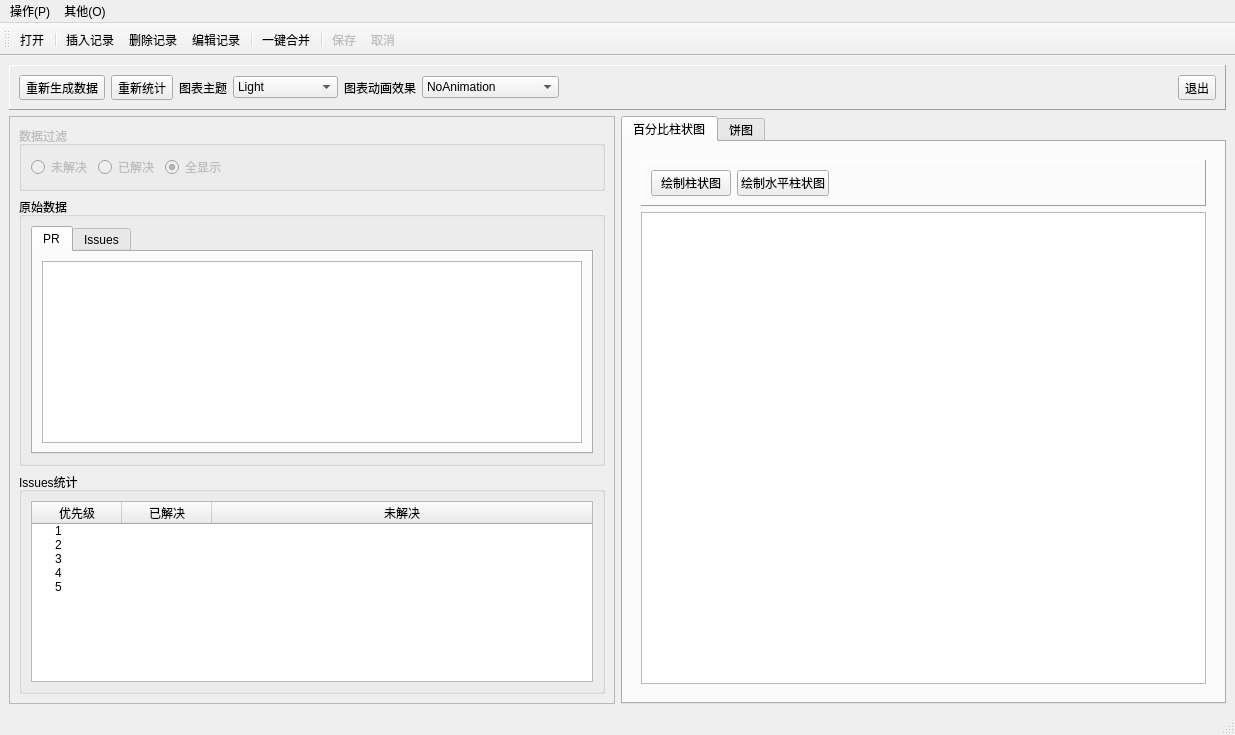
<?xml version="1.0" encoding="UTF-8"?>
<ui version="4.0">
 <class>MainWindow</class>
 <widget class="QMainWindow" name="MainWindow">
  <property name="geometry">
   <rect>
    <x>0</x>
    <y>0</y>
    <width>1235</width>
    <height>735</height>
   </rect>
  </property>
  <property name="windowTitle">
   <string>MainWindow</string>
  </property>
  <widget class="QWidget" name="centralwidget">
   <layout class="QGridLayout" name="gridLayout">
    <item row="1" column="0">
     <widget class="QFrame" name="frameData">
      <property name="frameShape">
       <enum>QFrame::StyledPanel</enum>
      </property>
      <property name="frameShadow">
       <enum>QFrame::Raised</enum>
      </property>
      <layout class="QVBoxLayout" name="verticalLayout_5">
       <item>
        <widget class="QGroupBox" name="groupBoxFilter">
         <property name="enabled">
          <bool>false</bool>
         </property>
         <property name="title">
          <string>数据过滤</string>
         </property>
         <layout class="QHBoxLayout" name="horizontalLayout_7">
          <item>
           <widget class="QRadioButton" name="radioBtnMan">
            <property name="text">
             <string>未解决</string>
            </property>
           </widget>
          </item>
          <item>
           <widget class="QRadioButton" name="radioBtnWoman">
            <property name="text">
             <string>已解决</string>
            </property>
           </widget>
          </item>
          <item>
           <widget class="QRadioButton" name="radioBtnBoth">
            <property name="text">
             <string>全显示</string>
            </property>
            <property name="checked">
             <bool>true</bool>
            </property>
           </widget>
          </item>
          <item>
           <spacer name="horizontalSpacer_3">
            <property name="orientation">
             <enum>Qt::Horizontal</enum>
            </property>
            <property name="sizeHint" stdset="0">
             <size>
              <width>115</width>
              <height>20</height>
             </size>
            </property>
           </spacer>
          </item>
         </layout>
        </widget>
       </item>
       <item>
        <widget class="QGroupBox" name="groupBoxGrade">
         <property name="title">
          <string>原始数据</string>
         </property>
         <layout class="QVBoxLayout" name="verticalLayout">
          <item>
           <widget class="QTabWidget" name="tabWidget_2">
            <property name="currentIndex">
             <number>0</number>
            </property>
            <widget class="QWidget" name="PR_tab">
             <attribute name="title">
              <string>PR</string>
             </attribute>
             <layout class="QVBoxLayout" name="verticalLayout_7">
              <item>
               <widget class="QTableView" name="PR_view"/>
              </item>
             </layout>
            </widget>
            <widget class="QWidget" name="Issues_tab">
             <attribute name="title">
              <string>Issues</string>
             </attribute>
             <layout class="QVBoxLayout" name="verticalLayout_6">
              <item>
               <widget class="QTableView" name="Issues_view"/>
              </item>
             </layout>
            </widget>
           </widget>
          </item>
         </layout>
        </widget>
       </item>
       <item>
        <widget class="QGroupBox" name="groupBoxCount">
         <property name="title">
          <string>Issues统计</string>
         </property>
         <layout class="QHBoxLayout" name="horizontalLayout">
          <item>
           <widget class="QTreeWidget" name="treeWidget">
            <property name="editTriggers">
             <set>QAbstractItemView::NoEditTriggers</set>
            </property>
            <attribute name="headerMinimumSectionSize">
             <number>31</number>
            </attribute>
            <attribute name="headerDefaultSectionSize">
             <number>90</number>
            </attribute>
            <column>
             <property name="text">
              <string>优先级</string>
             </property>
             <property name="textAlignment">
              <set>AlignCenter</set>
             </property>
            </column>
            <column>
             <property name="text">
              <string>已解决</string>
             </property>
             <property name="textAlignment">
              <set>AlignCenter</set>
             </property>
            </column>
            <column>
             <property name="text">
              <string>未解决</string>
             </property>
             <property name="textAlignment">
              <set>AlignCenter</set>
             </property>
            </column>
            <item>
             <property name="text">
              <string>1</string>
             </property>
            </item>
            <item>
             <property name="text">
              <string>2</string>
             </property>
            </item>
            <item>
             <property name="text">
              <string>3</string>
             </property>
            </item>
            <item>
             <property name="text">
              <string>4</string>
             </property>
            </item>
            <item>
             <property name="text">
              <string>5</string>
             </property>
            </item>
           </widget>
          </item>
         </layout>
        </widget>
       </item>
      </layout>
     </widget>
    </item>
    <item row="0" column="0" colspan="2">
     <widget class="QFrame" name="frameHead">
      <property name="sizePolicy">
       <sizepolicy hsizetype="Preferred" vsizetype="Fixed">
        <horstretch>0</horstretch>
        <verstretch>0</verstretch>
       </sizepolicy>
      </property>
      <property name="frameShape">
       <enum>QFrame::Panel</enum>
      </property>
      <property name="frameShadow">
       <enum>QFrame::Raised</enum>
      </property>
      <layout class="QHBoxLayout" name="horizontalLayout_2">
       <item>
        <widget class="QToolButton" name="toolBtn_GenData">
         <property name="toolTip">
          <string>重新生成数据并统计</string>
         </property>
         <property name="text">
          <string>重新生成数据</string>
         </property>
         <property name="icon">
          <iconset resource="res.qrc">
           <normaloff>:/icons/images/828.bmp</normaloff>:/icons/images/828.bmp</iconset>
         </property>
         <property name="toolButtonStyle">
          <enum>Qt::ToolButtonTextBesideIcon</enum>
         </property>
        </widget>
       </item>
       <item>
        <widget class="QToolButton" name="toolBtn_Counting">
         <property name="toolTip">
          <string>重新统计</string>
         </property>
         <property name="text">
          <string>重新统计</string>
         </property>
         <property name="icon">
          <iconset resource="res.qrc">
           <normaloff>:/icons/images/216.GIF</normaloff>:/icons/images/216.GIF</iconset>
         </property>
         <property name="toolButtonStyle">
          <enum>Qt::ToolButtonTextBesideIcon</enum>
         </property>
        </widget>
       </item>
       <item>
        <widget class="QLabel" name="label">
         <property name="text">
          <string>图表主题</string>
         </property>
        </widget>
       </item>
       <item>
        <widget class="QComboBox" name="comboTheme">
         <item>
          <property name="text">
           <string>Light</string>
          </property>
         </item>
         <item>
          <property name="text">
           <string>BlueCerulean</string>
          </property>
         </item>
         <item>
          <property name="text">
           <string>Dark</string>
          </property>
         </item>
         <item>
          <property name="text">
           <string>BrownSand</string>
          </property>
         </item>
         <item>
          <property name="text">
           <string>BlueNcs</string>
          </property>
         </item>
         <item>
          <property name="text">
           <string>HighContrast</string>
          </property>
         </item>
         <item>
          <property name="text">
           <string>Bluelcy</string>
          </property>
         </item>
         <item>
          <property name="text">
           <string>Qt</string>
          </property>
         </item>
        </widget>
       </item>
       <item>
        <widget class="QLabel" name="label_2">
         <property name="text">
          <string>图表动画效果</string>
         </property>
        </widget>
       </item>
       <item>
        <widget class="QComboBox" name="comboAnimation">
         <item>
          <property name="text">
           <string>NoAnimation</string>
          </property>
         </item>
         <item>
          <property name="text">
           <string>GridAxisAnimations</string>
          </property>
         </item>
         <item>
          <property name="text">
           <string>SeriesAnimations</string>
          </property>
         </item>
         <item>
          <property name="text">
           <string>AllAnimations</string>
          </property>
         </item>
        </widget>
       </item>
       <item>
        <spacer name="horizontalSpacer">
         <property name="orientation">
          <enum>Qt::Horizontal</enum>
         </property>
         <property name="sizeHint" stdset="0">
          <size>
           <width>40</width>
           <height>20</height>
          </size>
         </property>
        </spacer>
       </item>
       <item>
        <widget class="QToolButton" name="toolBtnQuit">
         <property name="toolTip">
          <string>退出</string>
         </property>
         <property name="text">
          <string>退出</string>
         </property>
         <property name="icon">
          <iconset resource="res.qrc">
           <normaloff>:/icons/images/132.bmp</normaloff>:/icons/images/132.bmp</iconset>
         </property>
         <property name="toolButtonStyle">
          <enum>Qt::ToolButtonTextBesideIcon</enum>
         </property>
        </widget>
       </item>
      </layout>
     </widget>
    </item>
    <item row="1" column="1">
     <widget class="QTabWidget" name="tabWidget">
      <property name="currentIndex">
       <number>0</number>
      </property>
      <widget class="QWidget" name="tabPercentBar">
       <attribute name="icon">
        <iconset resource="res.qrc">
         <normaloff>:/icons/images/f14.ico</normaloff>:/icons/images/f14.ico</iconset>
       </attribute>
       <attribute name="title">
        <string>百分比柱状图</string>
       </attribute>
       <layout class="QHBoxLayout" name="horizontalLayout_4">
        <item>
         <widget class="QWidget" name="widgetPercentBar" native="true">
          <layout class="QVBoxLayout" name="verticalLayout_10">
           <item>
            <widget class="QFrame" name="framePercentBar">
             <property name="frameShape">
              <enum>QFrame::Panel</enum>
             </property>
             <property name="frameShadow">
              <enum>QFrame::Raised</enum>
             </property>
             <layout class="QHBoxLayout" name="horizontalLayout_12">
              <item>
               <widget class="QPushButton" name="btnPercentBar">
                <property name="text">
                 <string>绘制柱状图</string>
                </property>
               </widget>
              </item>
              <item>
               <widget class="QPushButton" name="btnPercentBarH">
                <property name="text">
                 <string>绘制水平柱状图</string>
                </property>
               </widget>
              </item>
              <item>
               <spacer name="hSpacerPercentBar">
                <property name="orientation">
                 <enum>Qt::Horizontal</enum>
                </property>
                <property name="sizeHint" stdset="0">
                 <size>
                  <width>225</width>
                  <height>20</height>
                 </size>
                </property>
               </spacer>
              </item>
             </layout>
            </widget>
           </item>
           <item>
            <widget class="QmyChartView" name="chartViewPercentBar"/>
           </item>
          </layout>
         </widget>
        </item>
       </layout>
      </widget>
      <widget class="QWidget" name="tabPieChart">
       <attribute name="icon">
        <iconset resource="res.qrc">
         <normaloff>:/icons/images/43.ico</normaloff>:/icons/images/43.ico</iconset>
       </attribute>
       <attribute name="title">
        <string>饼图</string>
       </attribute>
       <layout class="QVBoxLayout" name="verticalLayout_11">
        <item>
         <widget class="QWidget" name="widgetPieBar" native="true">
          <layout class="QVBoxLayout" name="verticalLayout_8">
           <item>
            <widget class="QFrame" name="framePie">
             <property name="frameShape">
              <enum>QFrame::Panel</enum>
             </property>
             <property name="frameShadow">
              <enum>QFrame::Raised</enum>
             </property>
             <layout class="QHBoxLayout" name="horizontalLayout_3">
              <item>
               <widget class="QLabel" name="labelAanlyze">
                <property name="text">
                 <string>数据分析</string>
                </property>
               </widget>
              </item>
              <item>
               <widget class="QComboBox" name="comboCourse">
                <item>
                 <property name="text">
                  <string>已解决</string>
                 </property>
                </item>
                <item>
                 <property name="text">
                  <string>未解决</string>
                 </property>
                </item>
               </widget>
              </item>
              <item>
               <widget class="QPushButton" name="btnDrawPieChart">
                <property name="text">
                 <string>绘制饼图</string>
                </property>
               </widget>
              </item>
              <item>
               <widget class="QLabel" name="labelHole">
                <property name="text">
                 <string>HoleSize</string>
                </property>
               </widget>
              </item>
              <item>
               <widget class="QDoubleSpinBox" name="spinHoleSize">
                <property name="maximum">
                 <double>1.000000000000000</double>
                </property>
                <property name="singleStep">
                 <double>0.100000000000000</double>
                </property>
               </widget>
              </item>
              <item>
               <widget class="QLabel" name="labelPie">
                <property name="text">
                 <string>PieSize</string>
                </property>
               </widget>
              </item>
              <item>
               <widget class="QDoubleSpinBox" name="spinPieSize">
                <property name="maximum">
                 <double>1.000000000000000</double>
                </property>
                <property name="singleStep">
                 <double>0.100000000000000</double>
                </property>
                <property name="value">
                 <double>0.700000000000000</double>
                </property>
               </widget>
              </item>
              <item>
               <widget class="QCheckBox" name="chkBoxPieLegend">
                <property name="text">
                 <string>显示图例</string>
                </property>
                <property name="checked">
                 <bool>true</bool>
                </property>
               </widget>
              </item>
              <item>
               <spacer name="horizontalSpacer_2">
                <property name="orientation">
                 <enum>Qt::Horizontal</enum>
                </property>
                <property name="sizeHint" stdset="0">
                 <size>
                  <width>13</width>
                  <height>20</height>
                 </size>
                </property>
               </spacer>
              </item>
             </layout>
            </widget>
           </item>
           <item>
            <widget class="QmyChartView" name="chartViewPie"/>
           </item>
          </layout>
         </widget>
        </item>
       </layout>
      </widget>
     </widget>
    </item>
   </layout>
  </widget>
  <widget class="QStatusBar" name="statusbar"/>
  <widget class="QMenuBar" name="menubar">
   <property name="geometry">
    <rect>
     <x>0</x>
     <y>0</y>
     <width>1235</width>
     <height>30</height>
    </rect>
   </property>
   <widget class="QMenu" name="menu_F">
    <property name="title">
     <string>操作(P)</string>
    </property>
    <addaction name="actOpenDB"/>
    <addaction name="separator"/>
    <addaction name="actRecInsert"/>
    <addaction name="actRecDelete"/>
    <addaction name="actRecEdit"/>
    <addaction name="separator"/>
    <addaction name="actScan"/>
   </widget>
   <widget class="QMenu" name="menu">
    <property name="title">
     <string>其他(O)</string>
    </property>
    <addaction name="separator"/>
    <addaction name="actSubmit"/>
    <addaction name="actRevert"/>
   </widget>
   <addaction name="menu_F"/>
   <addaction name="menu"/>
  </widget>
  <widget class="QToolBar" name="toolBar">
   <property name="enabled">
    <bool>true</bool>
   </property>
   <property name="windowTitle">
    <string>toolBar</string>
   </property>
   <property name="toolButtonStyle">
    <enum>Qt::ToolButtonTextUnderIcon</enum>
   </property>
   <attribute name="toolBarArea">
    <enum>TopToolBarArea</enum>
   </attribute>
   <attribute name="toolBarBreak">
    <bool>false</bool>
   </attribute>
   <addaction name="actOpenDB"/>
   <addaction name="separator"/>
   <addaction name="actRecInsert"/>
   <addaction name="actRecDelete"/>
   <addaction name="actRecEdit"/>
   <addaction name="separator"/>
   <addaction name="actScan"/>
   <addaction name="separator"/>
   <addaction name="actSubmit"/>
   <addaction name="actRevert"/>
  </widget>
  <action name="actRecInsert">
   <property name="enabled">
    <bool>true</bool>
   </property>
   <property name="icon">
    <iconset resource="res.qrc">
     <normaloff>:/icons/images/306.bmp</normaloff>:/icons/images/306.bmp</iconset>
   </property>
   <property name="text">
    <string>插入记录</string>
   </property>
   <property name="toolTip">
    <string>插入记录</string>
   </property>
   <property name="shortcut">
    <string>Ctrl+L</string>
   </property>
  </action>
  <action name="actRecDelete">
   <property name="enabled">
    <bool>true</bool>
   </property>
   <property name="icon">
    <iconset resource="res.qrc">
     <normaloff>:/icons/images/delete1.bmp</normaloff>:/icons/images/delete1.bmp</iconset>
   </property>
   <property name="text">
    <string>删除记录</string>
   </property>
   <property name="toolTip">
    <string>删除记录</string>
   </property>
   <property name="shortcut">
    <string>Ctrl+D</string>
   </property>
  </action>
  <action name="actRecEdit">
   <property name="enabled">
    <bool>true</bool>
   </property>
   <property name="icon">
    <iconset resource="res.qrc">
     <normaloff>:/icons/images/kiwi_edit.png</normaloff>:/icons/images/kiwi_edit.png</iconset>
   </property>
   <property name="text">
    <string>编辑记录</string>
   </property>
   <property name="toolTip">
    <string>编辑记录</string>
   </property>
   <property name="shortcut">
    <string>Ctrl+E</string>
   </property>
  </action>
  <action name="actScan">
   <property name="enabled">
    <bool>true</bool>
   </property>
   <property name="icon">
    <iconset resource="res.qrc">
     <normaloff>:/icons/images/up.bmp</normaloff>:/icons/images/up.bmp</iconset>
   </property>
   <property name="text">
    <string>一键合并</string>
   </property>
   <property name="toolTip">
    <string>一键合并</string>
   </property>
   <property name="shortcut">
    <string>Ctrl+S</string>
   </property>
  </action>
  <action name="actSubmit">
   <property name="enabled">
    <bool>false</bool>
   </property>
   <property name="icon">
    <iconset resource="res.qrc">
     <normaloff>:/icons/images/save1.bmp</normaloff>:/icons/images/save1.bmp</iconset>
   </property>
   <property name="text">
    <string>保存</string>
   </property>
   <property name="toolTip">
    <string>保存修改</string>
   </property>
   <property name="shortcut">
    <string>Ctrl+S</string>
   </property>
  </action>
  <action name="actRevert">
   <property name="enabled">
    <bool>false</bool>
   </property>
   <property name="icon">
    <iconset resource="res.qrc">
     <normaloff>:/icons/images/ubdo.bmp</normaloff>:/icons/images/ubdo.bmp</iconset>
   </property>
   <property name="text">
    <string>取消</string>
   </property>
   <property name="toolTip">
    <string>取消修改</string>
   </property>
   <property name="shortcut">
    <string>Ctrl+R</string>
   </property>
  </action>
  <action name="actOpenDB">
   <property name="icon">
    <iconset resource="res.qrc">
     <normaloff>:/icons/images/open3.bmp</normaloff>:/icons/images/open3.bmp</iconset>
   </property>
   <property name="text">
    <string>打开</string>
   </property>
   <property name="toolTip">
    <string>打开数据库</string>
   </property>
   <property name="shortcut">
    <string>Ctrl+O</string>
   </property>
  </action>
 </widget>
 <customwidgets>
  <customwidget>
   <class>QmyChartView</class>
   <extends>QGraphicsView</extends>
   <header>myChartView</header>
  </customwidget>
 </customwidgets>
 <resources>
  <include location="res.qrc"/>
 </resources>
 <connections>
  <connection>
   <sender>toolBtnQuit</sender>
   <signal>clicked()</signal>
   <receiver>MainWindow</receiver>
   <slot>close()</slot>
   <hints>
    <hint type="sourcelabel">
     <x>1011</x>
     <y>61</y>
    </hint>
    <hint type="destinationlabel">
     <x>532</x>
     <y>299</y>
    </hint>
   </hints>
  </connection>
 </connections>
</ui>
